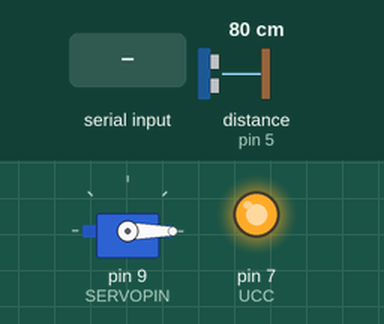
Simulated run of this sketch. Board: Arduino Uno, built with avr-gcc and run on an emulated ATmega328P. Parts: servo, output pins drawn as LEDs (lit = HIGH). The test bench sets the inputs (shaded band); at power-on: distance to the obstacle (sensor on pin 5) 80 cm. The echo pulse lasts 58.3 µs per cm; pins used as bus, display or sensor lines are not drawn; what the sketch prints to the serial monitor is not drawn.

Above: at 1.2 s.
1.3 s: "0" received over Serial
Timing chart, 0 to 4.3 s (numbered marks = the images above; inputs shaded):
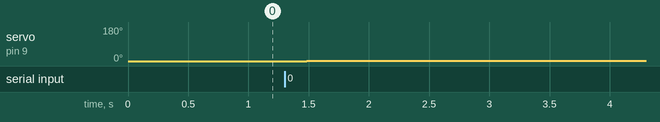

Measured:
- after the input at 1.3 s, servo on pin 9 (SERVOPIN): 0° → 1° after 0.18 s

The sketch:

senzor.ino
```cpp
#include <Servo.h>

#define TRIG 6
#define ECHO 5
#define GND 4
#define UCC 7
#define SERVOPIN 9

Servo myservo;
int vzdialenost;
int recv = 0, pos = 0;

void setup(){
  Serial.begin(9600);

  pinMode(TRIG, OUTPUT);
  pinMode(ECHO, INPUT);
  pinMode(GND, OUTPUT);
  pinMode(UCC, OUTPUT);

  digitalWrite(UCC, HIGH);
  digitalWrite(GND, LOW);

  myservo.attach(SERVOPIN);
}

void loop(){
  int duration, distance;
  vzdialenost = 0;

  myservo.write(pos);

  if (Serial.available() > 0) {
    recv = Serial.read();
    if (recv == '0' && pos <= 180){
        pos++;
        delay(30);
        for(int i = 0; i < 10; i++){
          digitalWrite(TRIG, HIGH);
          delayMicroseconds(10);
          digitalWrite(TRIG, LOW);
          duration = pulseIn(ECHO, HIGH);
          distance = (duration / 2) / 29; // The speed of sound is 340 m/s or 29 microseconds per centimeter.
          vzdialenost += distance;
          delay(10);
        }
      Serial.print(vzdialenost / 10);
    }
  }
}
```
